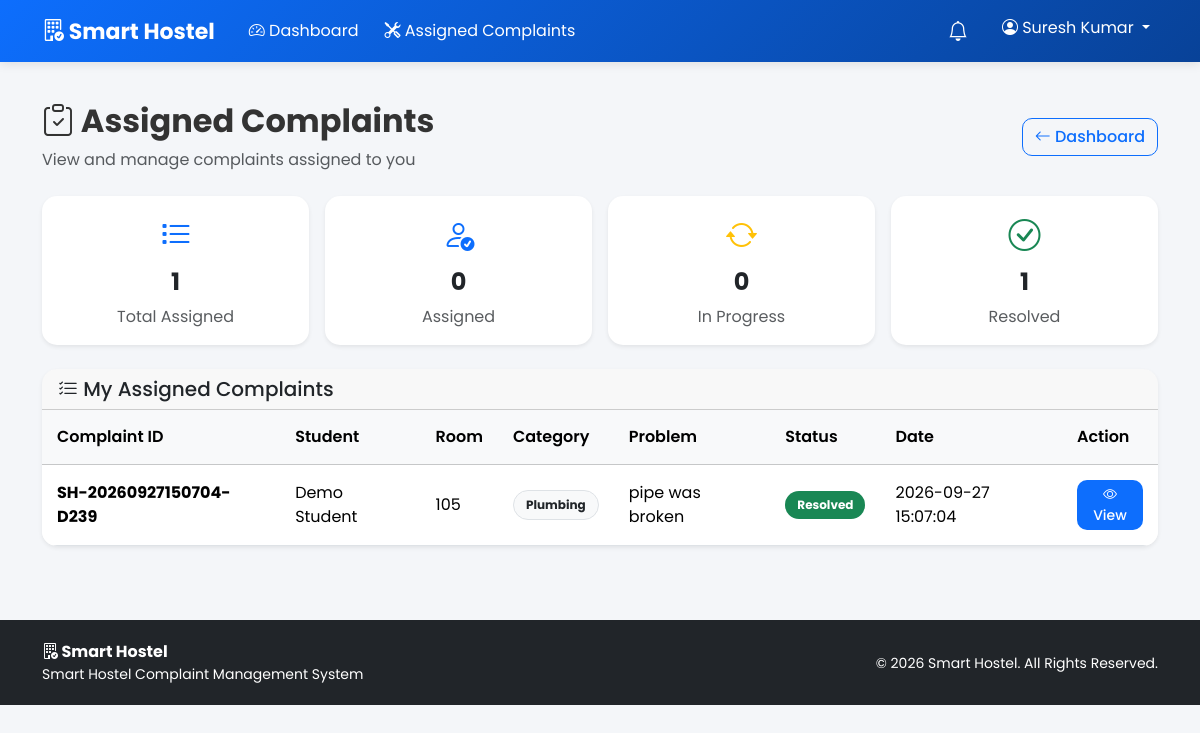
/staff/assigned-complaints (signed in), run on the app's committed database.
### tables this page shows
CREATE TABLE staff (
            id INTEGER PRIMARY KEY AUTOINCREMENT,
            user_id INTEGER UNIQUE,
            name TEXT NOT NULL,
            phone TEXT,
            department TEXT NOT NULL,
            hostel_type TEXT NOT NULL, created_at TEXT,
            FOREIGN KEY (user_id)
                REFERENCES users(id)
                ON DELETE CASCADE
        );

CREATE TABLE complaints (
            id INTEGER PRIMARY KEY AUTOINCREMENT,
            complaint_id TEXT UNIQUE NOT NULL,
            student_id INTEGER NOT NULL,
            hostel_type TEXT NOT NULL,
            room_number TEXT NOT NULL,
            category TEXT NOT NULL,
            description TEXT NOT NULL,
            photo TEXT,
            status TEXT NOT NULL DEFAULT 'Submitted',
            assigned_staff_id INTEGER,
            created_at TEXT NOT NULL,
            resolved_at TEXT, resolution_photo TEXT, feedback_rating INTEGER, feedback_comment TEXT, feedback_at TEXT,
            FOREIGN KEY (student_id)
                REFERENCES users(id)
                ON DELETE CASCADE,
            FOREIGN KEY (assigned_staff_id)
                REFERENCES staff(id)
                ON DELETE SET NULL
        );

CREATE TABLE users (
            id INTEGER PRIMARY KEY AUTOINCREMENT,
            roll_number TEXT UNIQUE,
            username TEXT UNIQUE NOT NULL,
            password TEXT NOT NULL,
            name TEXT NOT NULL,
            role TEXT NOT NULL,
            hostel_type TEXT
        , created_at TEXT);

### app.py (the view, shortened to what this page needs)
@app.route("/staff/assigned-complaints")
def staff_assigned_complaints():
    if not role_required("staff"):
        return redirect(url_for("login"))
    conn = get_db()
    staff = conn.execute("""
        SELECT *
        FROM staff
        WHERE user_id = ?
    """, (
        session["user_id"],
    )).fetchone()
    complaints = conn.execute("""
        SELECT
            c.*,
            u.name AS student_name,
            u.roll_number
        FROM complaints c
        JOIN users u
            ON c.student_id = u.id
        WHERE c.assigned_staff_id = ?
        ORDER BY c.id DESC
    """, (
        staff["id"],
    )).fetchall()
    conn.close()
    return render_template(
        "staff/assigned_complaints.html",
        complaints=complaints,
        staff=staff
    )

### app.py (called while the page is built)
def get_db():
    conn = sqlite3.connect(
        DATABASE,
        timeout=30,
        check_same_thread=False
    )
    conn.row_factory = sqlite3.Row
    try:
        conn.execute("PRAGMA busy_timeout = 30000")
        conn.execute("PRAGMA journal_mode = WAL")
        conn.execute("PRAGMA foreign_keys = ON")
    except sqlite3.Error:
        pass
    return conn

def role_required(*roles):
    if "user_id" not in session:
        return False
    return session.get("role") in roles

### templates/staff/assigned_complaints.html (shortened to what this page needs)
{% extends "base.html" %}
{% block content %}
<div class="container py-4">
    <div class="d-flex justify-content-between align-items-center mb-4">
        <div>
            <h2 class="fw-bold">
                <i class="bi bi-clipboard-check"></i>
                Assigned Complaints
            </h2>
            <p class="text-muted mb-0">
                View and manage complaints assigned to you
            </p>
        </div>
        <a href="{{ url_for('staff_dashboard') }}"
           class="btn btn-outline-primary">
            <i class="bi bi-arrow-left"></i>
            Dashboard
        </a>
    </div>
    <div class="row g-3 mb-4">
        <div class="col-md-3">
            <div class="card shadow-sm border-0 text-center">
                <div class="card-body">
                    <i class="bi bi-list-task fs-2 text-primary"></i>
                    <h4 class="fw-bold mt-2">
                        {{ complaints|length }}
                    </h4>
                    <p class="text-muted mb-0">
                        Total Assigned
                    </p>
                </div>
            </div>
        </div>
        <div class="col-md-3">
            <div class="card shadow-sm border-0 text-center">
                <div class="card-body">
                    <i class="bi bi-person-check fs-2 text-primary"></i>
                    <h4 class="fw-bold mt-2">
                        {{ complaints|selectattr('status', 'equalto', 'Assigned')|list|length }}
                    </h4>
                    <p class="text-muted mb-0">
                        Assigned
                    </p>
                </div>
            </div>
        </div>
        <div class="col-md-3">
            <div class="card shadow-sm border-0 text-center">
                <div class="card-body">
                    <i class="bi bi-arrow-repeat fs-2 text-warning"></i>
                    <h4 class="fw-bold mt-2">
                        {{ complaints|selectattr('status', 'equalto', 'In Progress')|list|length }}
                    </h4>
                    <p class="text-muted mb-0">
                        In Progress
                    </p>
                </div>
            </div>
        </div>
        <div class="col-md-3">
            <div class="card shadow-sm border-0 text-center">
                <div class="card-body">
                    <i class="bi bi-check-circle fs-2 text-success"></i>
                    <h4 class="fw-bold mt-2">
                        {{ complaints|selectattr('status', 'equalto', 'Resolved')|list|length }}
                    </h4>
                    <p class="text-muted mb-0">
                        Resolved
                    </p>
                </div>
            </div>
        </div>
    </div>
    <div class="card shadow-sm border-0">
        <div class="card-header">
            <h5 class="mb-0">
                <i class="bi bi-list-check"></i>
                My Assigned Complaints
            </h5>
        </div>
        <div class="card-body p-0">
            {% if complaints %}
            <div class="table-responsive">
                <table class="table table-hover align-middle mb-0">
                    <thead class="table-light">
                        <tr>
                            <th>Complaint ID</th>
                            <th>Student</th>
                            <th>Room</th>
                            <th>Category</th>
                            <th>Problem</th>
                            <th>Status</th>
                            <th>Date</th>
                            <th>Action</th>
                        </tr>
                    </thead>
                    <tbody>
                    {% for complaint in complaints %}
                    <tr>
                        <td>
                            <strong>
                                {{ complaint['complaint_id'] }}
                            </strong>
                        </td>
                        <td>
                            {{ complaint['student_name'] }}
                        </td>
                        <td>
                            {{ complaint['room_number'] }}
                        </td>
                        <td>
                            <span class="badge bg-light text-dark border">
                                {{ complaint['category'] }}
                            </span>
                        </td>
                        <td style="max-width: 250px;">
                            {{ complaint['description'][:60] }}
                        </td>
                        <td>
                            {% if complaint['status'] == 'Assigned' %}
                                <span class="badge bg-primary">
                                    Assigned
                                </span>
                            {% elif complaint['status'] == 'In Progress' %}
                                <span class="badge bg-warning text-dark">
                                    In Progress
                                </span>
                            {% elif complaint['status'] == 'Resolved' %}
                                <span class="badge bg-success">
                                    Resolved
                                </span>
                            {% else %}
                                <span class="badge bg-secondary">
                                    {{ complaint['status'] }}
                                </span>
                            {% endif %}
                        </td>
                        <td>
                            {{ complaint['created_at'] }}
                        </td>
                        <td>
                            <a href="{{ url_for(
                                'staff_complaint_details',
                                complaint_id=complaint['id']
                            ) }}"
                               class="btn btn-sm btn-primary">
                                <i class="bi bi-eye"></i>
                                View
                            </a>
                        </td>
                    </tr>
                    {% endfor %}
                    </tbody>
                </table>
            </div>
            {% endif %}
        </div>
    </div>
</div>
{% endblock %}

### templates/base.html (shortened to what this page needs)
<!DOCTYPE html>
<html lang="en">
<head>
    <link href="https://cdn.jsdelivr.net/npm/bootstrap@5.3.3/dist/css/bootstrap.min.css"
          rel="stylesheet">
    <link href="https://cdn.jsdelivr.net/npm/bootstrap-icons@1.11.3/font/bootstrap-icons.css"
          rel="stylesheet">
    <link rel="stylesheet"
          href="{{ url_for('static', filename='css/style.css') }}">
</head>
<body>
<nav class="navbar navbar-expand-lg navbar-dark sticky-top">
    <div class="container">
        <a class="navbar-brand fw-bold"
           href="{{ url_for('index') }}">
            <i class="bi bi-building-check"></i>
            Smart Hostel
        </a>
        <div class="collapse navbar-collapse"
             id="mainNavbar">
            <ul class="navbar-nav me-auto mb-2 mb-lg-0">
                {% if session.get('role') == 'student' %}
                    <li class="nav-item">
                        <a class="nav-link"
                           href="{{ url_for('student_dashboard') }}">
                            <i class="bi bi-speedometer2"></i>
                            Dashboard
                        </a>
                    </li>
                    <li class="nav-item">
                        <a class="nav-link"
                           href="{{ url_for('raise_complaint') }}">
                            <i class="bi bi-plus-circle"></i>
                            Raise Complaint
                        </a>
                    </li>
                    <li class="nav-item">
                        <a class="nav-link"
                           href="{{ url_for('student_complaints') }}">
                            <i class="bi bi-list-check"></i>
                            My Complaints
                        </a>
                    </li>
                    <li class="nav-item">
                        <a class="nav-link"
                           href="{{ url_for('student_profile') }}">
                            <i class="bi bi-person-circle"></i>
                            Profile
                        </a>
                    </li>
                {% elif session.get('role') == 'staff' %}
                    <li class="nav-item">
                        <a class="nav-link"
                           href="{{ url_for('staff_dashboard') }}">
                            <i class="bi bi-speedometer2"></i>
                            Dashboard
                        </a>
                    </li>
                    <li class="nav-item">
                        <a class="nav-link"
                           href="{{ url_for('staff_assigned_complaints') }}">
                            <i class="bi bi-tools"></i>
                            Assigned Complaints
                        </a>
                    </li>
                {% endif %}
            </ul>
            <ul class="navbar-nav">
                {% if session.get('user_id') %}
                    <li class="nav-item dropdown me-2">
                        <a class="nav-link position-relative"
                           href="#"
                           role="button"
                           data-bs-toggle="dropdown"
                           aria-expanded="false"
                           title="Notifications">
                            <i class="bi bi-bell fs-5"></i>
                        </a>
                    </li>
                    <li class="nav-item dropdown">
                        <a class="nav-link dropdown-toggle"
                           href="#"
                           role="button"
                           data-bs-toggle="dropdown"
                           aria-expanded="false">
                            <i class="bi bi-person-circle"></i>
                            {{ session.get('name', 'User') }}
                        </a>
                    </li>
                {% endif %}
            </ul>
        </div>
    </div>
</nav>
<main>
    {% block content %}
    {% endblock %}
</main>
<footer class="footer">
    <div class="container">
        <div class="row align-items-center">
            <div class="col-md-6 text-md-start text-center">
                <strong>
                    <i class="bi bi-building-check"></i>
                    Smart Hostel
                </strong>
                <p class="mb-0 small">
                    Smart Hostel Complaint Management System
                </p>
            </div>
            <div class="col-md-6
                        text-md-end
                        text-center
                        mt-3
                        mt-md-0">
                <small>
                    © 2026 Smart Hostel.
                    All Rights Reserved.
                </small>
            </div>
        </div>
    </div>
</footer>
</body>
</html>

### static/css/style.css (style rules this page uses)
* { margin:0; padding:0; box-sizing:border-box; }
body { font-family:'Poppins',sans-serif; background:#f4f6f9; color:#333; min-height:100vh; }
.navbar { background:linear-gradient(135deg,#0d6efd,#084298); box-shadow:0 2px 10px rgba(0,0,0,0.1); }
.navbar-brand { font-weight:700; font-size:22px; }
.nav-link { color:white !important; margin-left:10px; transition:0.3s; }
.card { border:none; border-radius:15px; overflow:hidden; transition:0.3s; }
.card-header { font-weight:600; }
.btn { border-radius:10px; font-weight:500; }
.btn-primary { background:#0d6efd; border:none; }
.table { margin-bottom:0; }
.table thead { background:#f1f3f5; }
.table th { font-weight:600; padding:15px; }
.table td { padding:15px; vertical-align:middle; }
.badge { padding:8px 12px; border-radius:20px; font-size:12px; }
.footer { background:#212529; color:white; text-align:center; padding:20px; margin-top:50px; }

### data on the page
staff: get "Suresh Kumar"
complaints: complaint_id "SH-20260927150704-D239", student_name "Demo Student", room_number "105", category "Plumbing", description "pipe was broken", status "Resolved", created_at "2026-09-27 15:07:04"

### other printed values
{{ complaints|length }} "1"
{{ complaints|selectattr('status', 'equalto', 'Assigned')|list|length }} "0"
{{ complaints|selectattr('status', 'equalto', 'In Progress')|list|length }} "0"
{{ complaints|selectattr('status', 'equalto', 'Resolved')|list|length }} "1"
